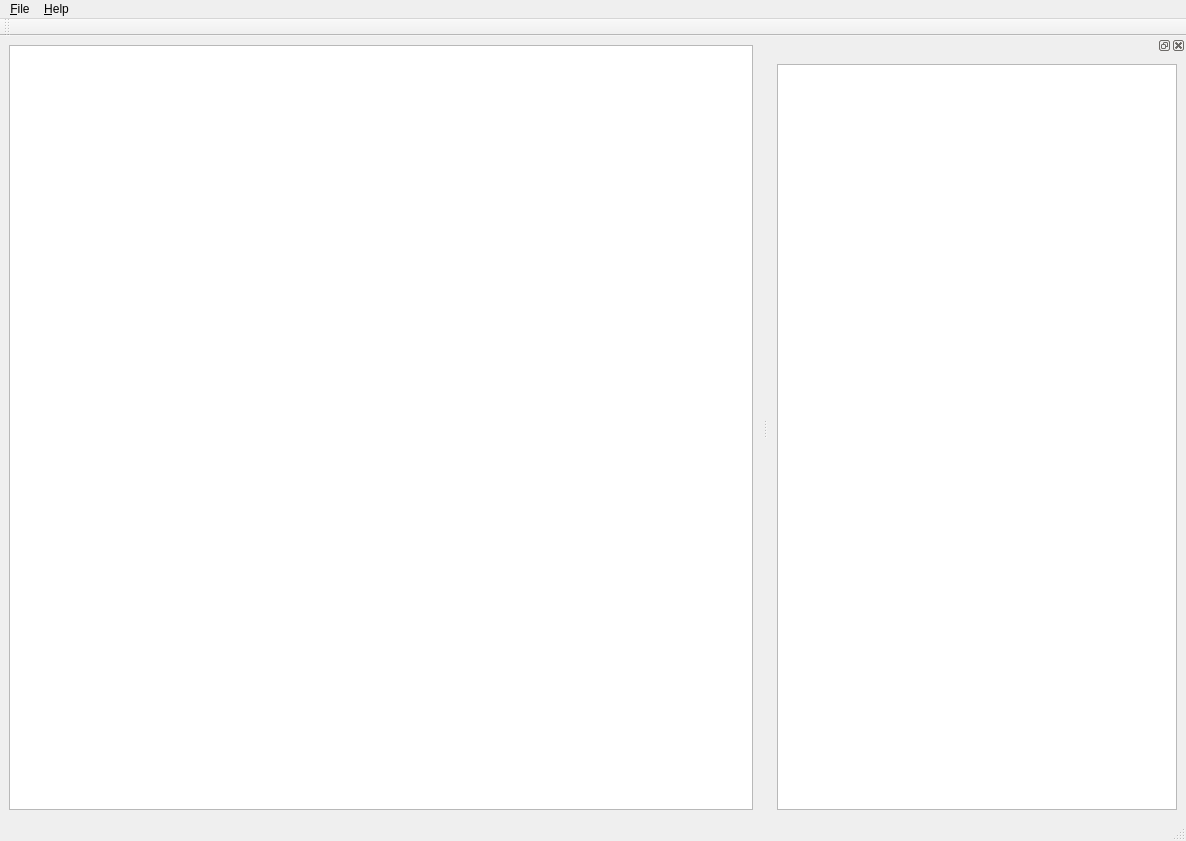
<?xml version="1.0" encoding="UTF-8"?>
<ui version="4.0">
 <class>GraphicsViewWidget</class>
 <widget class="QMainWindow" name="GraphicsViewWidget">
  <property name="geometry">
   <rect>
    <x>0</x>
    <y>0</y>
    <width>1186</width>
    <height>841</height>
   </rect>
  </property>
  <property name="windowTitle">
   <string>noisyMapper</string>
  </property>
  <widget class="QWidget" name="centralwidget">
   <layout class="QGridLayout">
    <item row="0" column="0">
     <widget class="GraphicsView" name="graphicsView">
      <property name="sizePolicy">
       <sizepolicy hsizetype="Expanding" vsizetype="Expanding">
        <horstretch>0</horstretch>
        <verstretch>0</verstretch>
       </sizepolicy>
      </property>
      <property name="minimumSize">
       <size>
        <width>400</width>
        <height>0</height>
       </size>
      </property>
      <property name="dragMode">
       <enum>QGraphicsView::NoDrag</enum>
      </property>
      <property name="transformationAnchor">
       <enum>QGraphicsView::AnchorViewCenter</enum>
      </property>
      <property name="resizeAnchor">
       <enum>QGraphicsView::AnchorViewCenter</enum>
      </property>
     </widget>
    </item>
   </layout>
  </widget>
  <widget class="QMenuBar" name="menubar">
   <property name="geometry">
    <rect>
     <x>0</x>
     <y>0</y>
     <width>1186</width>
     <height>30</height>
    </rect>
   </property>
   <widget class="QMenu" name="menu_File">
    <property name="title">
     <string>&amp;File</string>
    </property>
    <addaction name="action_Load"/>
    <addaction name="action_Save"/>
    <addaction name="separator"/>
    <addaction name="action_Exit"/>
   </widget>
   <widget class="QMenu" name="menu_Help">
    <property name="title">
     <string>&amp;Help</string>
    </property>
    <addaction name="action_About"/>
    <addaction name="action_Documentation"/>
   </widget>
   <addaction name="menu_File"/>
   <addaction name="menu_Help"/>
  </widget>
  <widget class="QStatusBar" name="statusbar"/>
  <widget class="QDockWidget" name="dockWidget">
   <property name="minimumSize">
    <size>
     <width>414</width>
     <height>111</height>
    </size>
   </property>
   <property name="allowedAreas">
    <set>Qt::LeftDockWidgetArea|Qt::RightDockWidgetArea</set>
   </property>
   <attribute name="dockWidgetArea">
    <number>2</number>
   </attribute>
   <widget class="QWidget" name="dockWidgetContents_3">
    <layout class="QGridLayout" name="gridLayout">
     <item row="0" column="0">
      <widget class="QTreeView" name="treeView">
       <property name="minimumSize">
        <size>
         <width>400</width>
         <height>0</height>
        </size>
       </property>
       <property name="alternatingRowColors">
        <bool>true</bool>
       </property>
       <property name="selectionMode">
        <enum>QAbstractItemView::MultiSelection</enum>
       </property>
       <property name="indentation">
        <number>20</number>
       </property>
       <property name="rootIsDecorated">
        <bool>true</bool>
       </property>
       <attribute name="headerCascadingSectionResizes">
        <bool>true</bool>
       </attribute>
       <attribute name="headerMinimumSectionSize">
        <number>100</number>
       </attribute>
       <attribute name="headerCascadingSectionResizes">
        <bool>true</bool>
       </attribute>
       <attribute name="headerMinimumSectionSize">
        <number>100</number>
       </attribute>
      </widget>
     </item>
    </layout>
   </widget>
  </widget>
  <widget class="QToolBar" name="toolBar">
   <property name="windowTitle">
    <string>toolBar</string>
   </property>
   <attribute name="toolBarArea">
    <enum>TopToolBarArea</enum>
   </attribute>
   <attribute name="toolBarBreak">
    <bool>false</bool>
   </attribute>
  </widget>
  <action name="action_Load">
   <property name="text">
    <string>&amp;Load</string>
   </property>
  </action>
  <action name="action_Save">
   <property name="text">
    <string>&amp;Save</string>
   </property>
  </action>
  <action name="action_Exit">
   <property name="text">
    <string>&amp;Exit</string>
   </property>
  </action>
  <action name="action_About">
   <property name="text">
    <string>&amp;About</string>
   </property>
  </action>
  <action name="action_Documentation">
   <property name="text">
    <string>&amp;Documentation</string>
   </property>
  </action>
 </widget>
 <customwidgets>
  <customwidget>
   <class>GraphicsView</class>
   <extends>QGraphicsView</extends>
   <header>GraphicsView.h</header>
  </customwidget>
 </customwidgets>
 <resources/>
 <connections/>
</ui>
